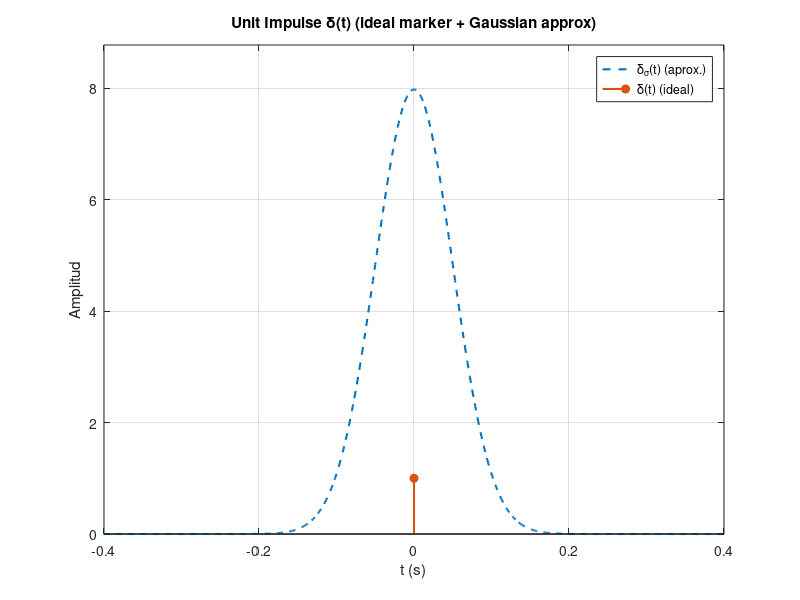
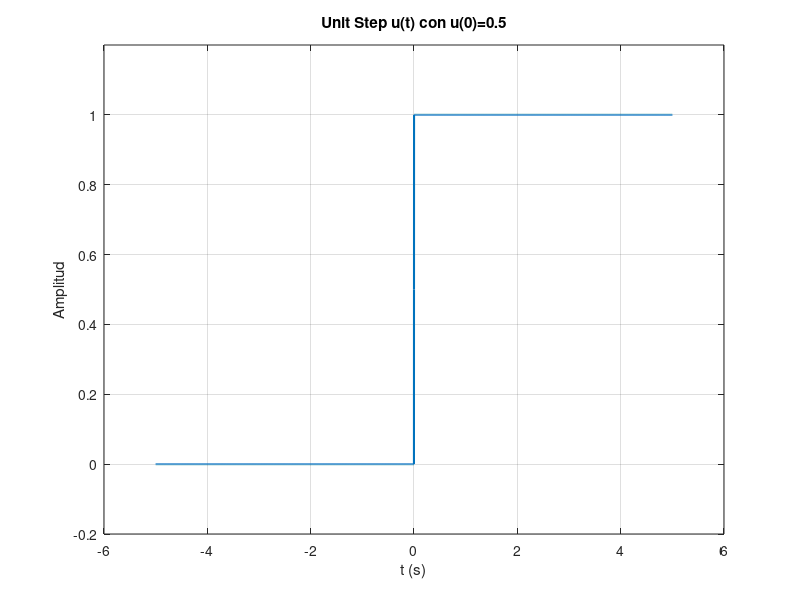
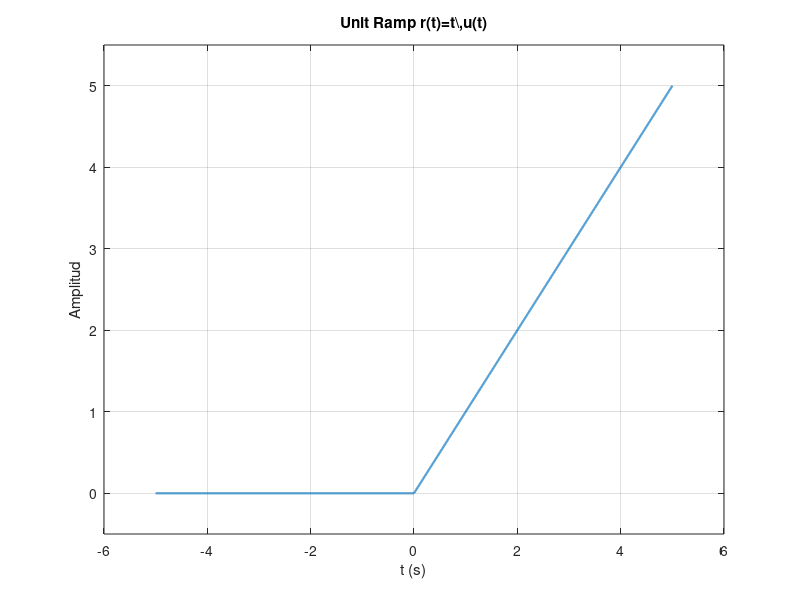
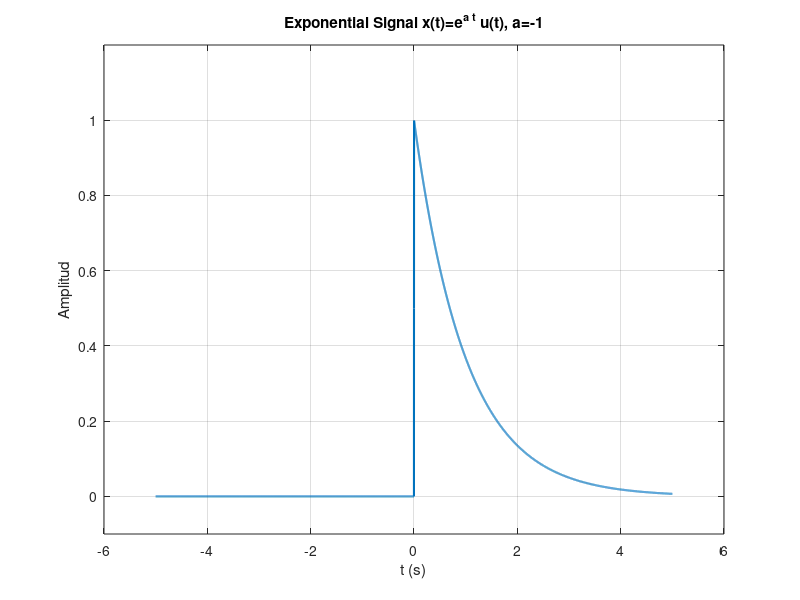

Reproduce these figures in MATLAB, in order.
%% Continuous-time basic signals (plot + labels)
% Author: You
clear; close all; clc;

% Common time axis (dense grid to emulate continuous time)
dt = 1e-3;                 % time resolution (s)
t  = -5:dt:5;              % time vector (s)

%% Helper: unit step u(t) with u(0)=0.5 (engineering convention)
u = (t>0) + 0.5*(t==0);    % logical ops give 1/0; set half-value at t=0

%% 1) Unit Impulse δ(t)
% Note: δ(t) is not a conventional function to plot. We:
%  (a) show an idealized "arrow" at t=0 via stem, and
%  (b) overlay a narrow Gaussian with area≈1 as a visual approximation.
sigma = 0.05;                                   % narrowness of Gaussian
delta_approx = (1/(sigma*sqrt(2*pi))) * exp(-t.^2/(2*sigma^2)); % area ~ 1

figure;
plot(t, delta_approx, '--', 'LineWidth', 1.5); hold on; grid on; % approx δ(t)
stem(0, 1, 'filled', 'LineWidth', 1.5);                           % ideal marker
xlabel('t (s)'); ylabel('Amplitud');
title('Unit Impulse \delta(t) (ideal marker + Gaussian approx)');
legend('\delta_\sigma(t) (aprox.)','\delta(t) (ideal)', 'Location','best');
ylim([0, max(delta_approx)*1.1]); xlim([-0.4 0.4]);               % zoom around 0

%% 2) Unit Step u(t)
figure;
plot(t, u, 'LineWidth', 1.5); grid on;
xlabel('t (s)'); ylabel('Amplitud');
title('Unit Step u(t) con u(0)=0.5');
ylim([-0.2, 1.2]);

%% 3) Unit Ramp r(t) = t*u(t)
r = t .* u;                                     % r(t)=t para t>=0; 0 si t<0
figure;
plot(t, r, 'LineWidth', 1.5); grid on;
xlabel('t (s)'); ylabel('Amplitud');
title('Unit Ramp r(t)=t\,u(t)');
ylim([min(r)-0.5, max(r)+0.5]);

%% 4) Exponential Signal x(t)=e^{a t} u(t) (decaying example: a<0)
a = -1;                                         % tasa (negativa => decreciente)
x_exp = exp(a*t) .* u;                           % activa para t>=0
figure;
plot(t, x_exp, 'LineWidth', 1.5); grid on;
xlabel('t (s)'); ylabel('Amplitud');
title(['Exponential Signal x(t)=e^{a t} u(t), a=', num2str(a)]);
ylim([-0.1, 1.2]);

%% 5) Signum Signal sgn(t)
% sgn(t) = -1 (t<0), 0 (t=0), 1 (t>0)
sgn = sign(t);                                   % MATLAB: sign(0)=0
figure;
plot(t, sgn, 'LineWidth', 1.5); grid on;
xlabel('t (s)'); ylabel('Amplitud');
title('Signum Signal sgn(t)');
ylim([-1.2, 1.2]);

%% 6) Sinc Signal (definición normalizada)
% Definición normalizada: sinc(t) = sin(pi*t)/(pi*t), con sinc(0)=1
% Implementamos la fórmula explícitamente para evitar depender de 'sinc'.
eps0 = 1e-12;                          % tolerancia para t≈0
y_sinc = ones(size(t));                % valor en t=0 -> 1
idx = abs(t) > eps0;                   % evita 0/0
y_sinc(idx) = sin(pi*t(idx))./(pi*t(idx));

figure;
plot(t, y_sinc, 'LineWidth', 1.5); grid on;
xlabel('t (s)'); ylabel('Amplitud');
title('Sinc normalizada \mathrm{sinc}(t)=\sin(\pi t)/(\pi t)');
ylim([min(y_sinc)-0.1, 1.2]);

